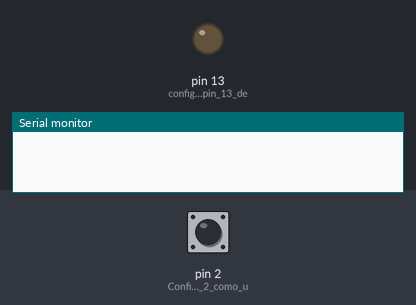
The sketch below on a simulated Arduino Uno, built with avr-gcc and run on an emulated ATmega328P. Parts: output pins drawn as LEDs (lit = HIGH), the last lines printed to the serial monitor. The test bench sets the inputs (shaded band); at power-on: pin 2 (Configura_el_pin_2_como_u) LOW.

Above: at 1.2 s.
1.3 s: pin 2 (Configura_el_pin_2_como_u) driven HIGH
2.8 s: pin 2 (Configura_el_pin_2_como_u) pulsed LOW 5 times (0.12 s each, 0.3 s apart)
At 4.9 s:
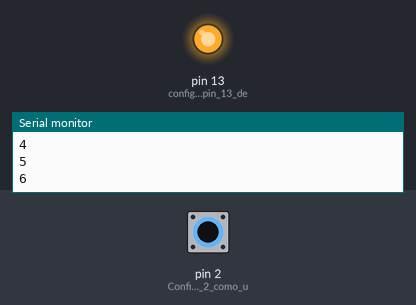
Timing chart, 0 to 6.4 s (numbered marks = the images above; inputs shaded):
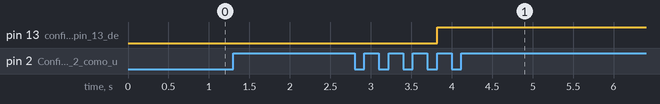

Measured:
- after the input at 2.8 s, pin 13 (configurando_el_pin_13_de): LOW → HIGH after 1.0 s

The sketch:

led_5.ino
```cpp
/*
---------------------------------------------
  Contador de pulsos
---------------------------------------------

  Programa que muestra por pantalla (consola serial) el número
  de veces que el pulsador ha sido presionado. Además, cada vez
  que aumenta la cuenta, se enciende un LED.

*/

//--------------------------------------------------
//Declara puertos de entradas y salidas y variables
//--------------------------------------------------

int contador = 0;  //Variable para guardar la cuenta de pulsaciones
int estadoAnteriorBoton = 0; //Declaramos e inicializamos la variable
int valorBoton = 0; //Declaramos e inicializamos la variable
int dd=0;
int led=0;
//------------------------------------
//Funcion principal
//------------------------------------
void setup() // Se ejecuta cada vez que el Arduino se inicia
{
  Serial.begin(9600);   //Inicia comunicación serie
  pinMode(2,INPUT);     //Configura el pin 2 como una entrada, pulsador
  pinMode(13,OUTPUT);  //configurando el pin 13 de salidad

}

//------------------------------------
//Funcion ciclica
//------------------------------------
void loop() // Esta funcion se mantiene ejecutando
{           //  cuando este alimentado el Arduino

valorBoton=digitalRead(2); //Leemos el estado del pulsador

if(valorBoton!=estadoAnteriorBoton){ //Si hay un cambio de estado, entramos en el if

  if(valorBoton==1){
    contador++; //Aumentamos en una unidad la cuenta
    Serial.println(contador); //Imprime el valor por consola

  }
if((contador%5)==0){//comparacion si el residuo es igual a cero
  dd=contador/5;//guardamos el resultado de la division entre contador y 5
   if((dd%2)==0){//verificamos si el resultado de la divion es un numero par
  digitalWrite(13, LOW);//si el resultado es un numero par apagamos el led
  }
  else{
   digitalWrite(13, HIGH);//si el resultado es un numero impar encendemos el led
  }
 }
}
estadoAnteriorBoton=valorBoton; //guardamos el estado actual del pulsador para la siguiente iteración
}
```
